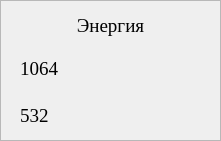
     <widget class="QFrame" name="frame_3">
      <property name="geometry">
       <rect>
        <x>710</x>
        <y>180</y>
        <width>221</width>
        <height>141</height>
       </rect>
      </property>
      <property name="font">
       <font>
        <family>Georgia</family>
        <weight>50</weight>
        <bold>false</bold>
       </font>
      </property>
      <property name="styleSheet">
       <string notr="true">QFrame#frame_3 {
	border: 2px solid;
	border-radius: 40px;
}</string>
      </property>
      <property name="frameShape">
       <enum>QFrame::StyledPanel</enum>
      </property>
      <property name="frameShadow">
       <enum>QFrame::Raised</enum>
      </property>
      <widget class="QWidget" name="verticalLayoutWidget_2">
       <property name="geometry">
        <rect>
         <x>20</x>
         <y>10</y>
         <width>181</width>
         <height>126</height>
        </rect>
       </property>
       <property name="font">
        <font>
         <family>Georgia</family>
         <weight>50</weight>
         <bold>false</bold>
        </font>
       </property>
       <layout class="QVBoxLayout" name="verticalLayout_9">
        <item>
         <widget class="QLabel" name="label_17">
          <property name="font">
           <font>
            <family>Georgia</family>
            <pointsize>14</pointsize>
            <weight>50</weight>
            <bold>false</bold>
           </font>
          </property>
          <property name="text">
           <string>Энергия</string>
          </property>
          <property name="alignment">
           <set>Qt::AlignCenter</set>
          </property>
         </widget>
        </item>
        <item>
         <layout class="QGridLayout" name="gridLayout_3">
          <item row="0" column="2">
           <widget class="QLabel" name="label_energy_1064">
            <property name="minimumSize">
             <size>
              <width>41</width>
              <height>41</height>
             </size>
            </property>
            <property name="maximumSize">
             <size>
              <width>41</width>
              <height>41</height>
             </size>
            </property>
            <property name="font">
             <font>
              <family>Georgia</family>
              <weight>50</weight>
              <bold>false</bold>
             </font>
            </property>
            <property name="text">
             <string/>
            </property>
            <property name="pixmap">
             <pixmap resource="../png/png.qrc">:/leds/blue-led-on.png</pixmap>
            </property>
            <property name="scaledContents">
             <bool>true</bool>
            </property>
           </widget>
          </item>
          <item row="1" column="2">
           <widget class="QLabel" name="label_energy_532">
            <property name="minimumSize">
             <size>
              <width>41</width>
              <height>41</height>
             </size>
            </property>
            <property name="maximumSize">
             <size>
              <width>41</width>
              <height>41</height>
             </size>
            </property>
            <property name="font">
             <font>
              <family>Georgia</family>
              <weight>50</weight>
              <bold>false</bold>
             </font>
            </property>
            <property name="text">
             <string/>
            </property>
            <property name="pixmap">
             <pixmap resource="../png/png.qrc">:/leds/blue-led-on.png</pixmap>
            </property>
            <property name="scaledContents">
             <bool>true</bool>
            </property>
           </widget>
          </item>
          <item row="0" column="0">
           <widget class="QLabel" name="label_19">
            <property name="font">
             <font>
              <family>Georgia</family>
              <pointsize>14</pointsize>
              <weight>50</weight>
              <bold>false</bold>
             </font>
            </property>
            <property name="text">
             <string>1064</string>
            </property>
           </widget>
          </item>
          <item row="1" column="0">
           <widget class="QLabel" name="label_20">
            <property name="font">
             <font>
              <family>Georgia</family>
              <pointsize>14</pointsize>
              <weight>50</weight>
              <bold>false</bold>
             </font>
            </property>
            <property name="text">
             <string>532</string>
            </property>
           </widget>
          </item>
         </layout>
        </item>
       </layout>
      </widget>
     </widget>
